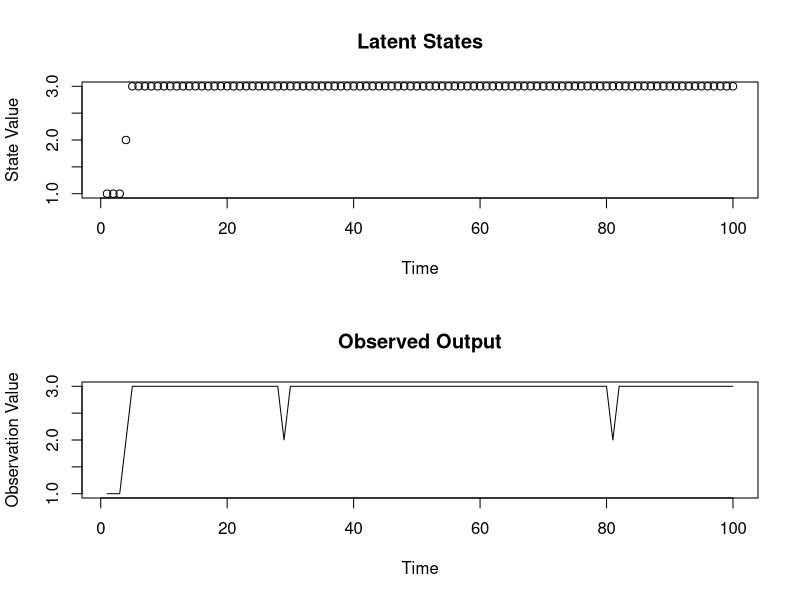

Source code (R):
# Simulate 3 state data

# States
K = 3
# Transition probs - self
p11 <- 0.9
p22 <- 0.8
# Transition matrix
theta <- rbind(c(p11, 1-p11, 0), c(0, p22, 1-p22), c(0,0,1))

# emission vector (3 states). Observations are very likely to match the true state, but sometimes observers screw up. When observers screw up, they're more likely to choose an adjacent state.
psi <- rbind(c(0.99, 0.009, 0.001), c(0.005, 0.99 , 0.005), c(0.001, 0.009, 0.99))

# obs
N = 100

# hidden states
z <- 1
for (i in 2:N) {
    z[i] <- sample(1:K, 1, replace = TRUE, prob = theta[z[i-1],]) # theta[row,]
}

# observations
y <- c()
for (i in 1:N) {
    y[i] <- sample(1:K, 1, replace = TRUE, prob = psi[z[i],])
}

# visualization
par(mfrow=c(2,1))
plot(z, type="p",
     main = "Latent States",
     ylab = "State Value",
     xlab = "Time")
plot(y, type = "l",
     main = "Observed Output",
     ylab = "Observation Value",
     xlab = "Time")

